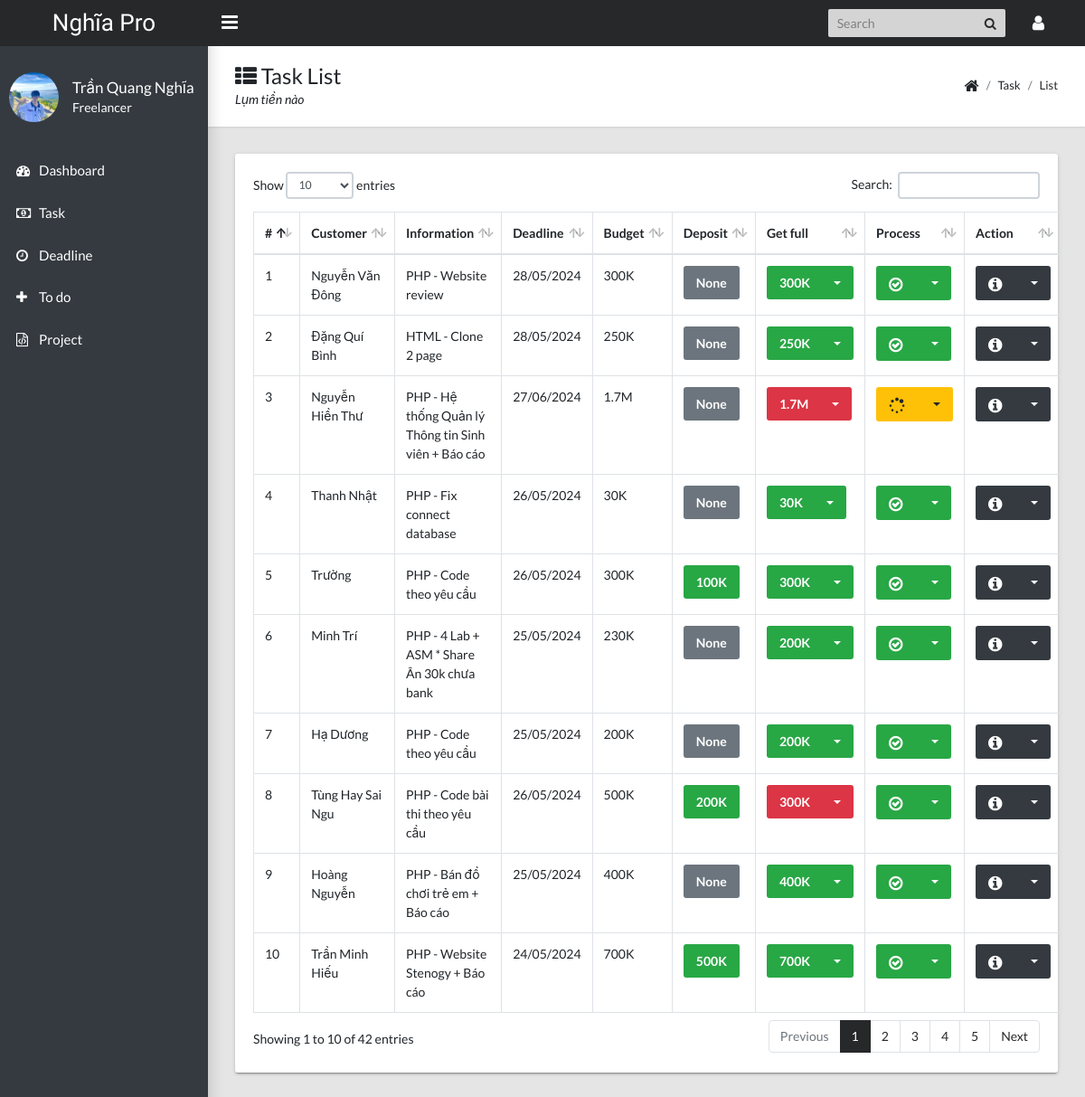
Screenshot of /views/show-task.php with the database file from the repository.
### tables this page shows
CREATE TABLE `task` (
  `id` int(11) NOT NULL,
  `customer` varchar(200) NOT NULL,
  `information` varchar(999) NOT NULL,
  `details` mediumtext NOT NULL,
  `deadline` varchar(60) NOT NULL,
  `budget` int(11) NOT NULL,
  `deposit` int(11) NOT NULL DEFAULT 0,
  `get` int(11) NOT NULL,
  `status` int(11) NOT NULL,
  `process` int(11) NOT NULL
);

### views/show-task.php (the view, shortened to what this page needs)
<!DOCTYPE html>
<html lang="en">
  <head>
    <link rel="stylesheet" type="text/css" href="css/main.css">
    <link rel="stylesheet" type="text/css" href="https://maxcdn.bootstrapcdn.com/font-awesome/4.7.0/css/font-awesome.min.css">
    <link rel="stylesheet" href="css/fix.css">
  </head>
  <body class="app sidebar-mini rtl">
    <?php include './includes/header.php' ?>
    <main class="app-content">
      <div class="app-title">
        <div>
          <h1><i class="fa fa-th-list"></i> Task List</h1>
          <p>Lụm tiền nào </p>
        </div>
        <ul class="app-breadcrumb breadcrumb side">
          <li class="breadcrumb-item"><i class="fa fa-home fa-lg"></i></li>
          <li class="breadcrumb-item">Task</li>
          <li class="breadcrumb-item active"><a href="#">List</a></li>
        </ul>
      </div>
      <div class="row">
        <div class="col-md-12">
          <div class="tile">
            <div class="tile-body">
              <table class="table table-hover table-bordered" id="sampleTable">
                <thead>
                  <tr>
                    <th>#</th>
                    <th>Customer</th>
                    <th>Information</th>
                    <th>Deadline</th>
                    <th>Budget</th>
                    <th>Deposit</th>
                    <th>Get full</th>
                    <th>Process</th>
                    <th>Action</th>
                  </tr>
                </thead>
                <tbody>
                  <?php
                  include './includes/model.php';
                  $stmt = $conn->prepare("SELECT * FROM task ORDER BY id DESC");
                  $stmt->execute();
                  $result = $stmt->get_result();
                  $stt = 1;
                  while ($row = $result->fetch_assoc()) :
                    ?>
                    <tr>
                        <td><?= $stt ?></td>
                        <td><?= $row['customer'] ?></td>
                        <td><?= $row['information'] ?></td>
                        <td><?= $row['deadline'] ?></td>
                        <td><?= format_number($row['budget']) ?></td>
                        <td>
                        <div class="btn-group" role="group" aria-label="Button group with nested dropdown">
                            <button class="btn btn-<?= ($row['deposit'] !== 0) ? "success" : "secondary" ?>" type="button"><?= ($row['deposit'] !== 0) ? format_number($row['deposit']) : "None" ?></button>
                        </div>
                        </td>
                        <td>
                        <div class="btn-group" role="group" aria-label="Button group with nested dropdown">
                            <button class="btn btn-<?= translateStatusClass($row['status']) ?>" type="button"><?= format_number($row['get']) ?></button>
                            <div class="btn-group" role="group">
                            <button class="btn btn-<?= translateStatusClass($row['status']) ?> dropdown-toggle" id="btnGroupDrop1" type="button" data-toggle="dropdown" aria-haspopup="true" aria-expanded="false"></button>
                            </div>
                        </div>
                        </td>
                        <td>
                        <div class="btn-group" role="group" aria-label="Button group with nested dropdown">
                            <button class="btn btn-<?= translateProcessClass($row['process']) ?>" type="button"><?= translateProcess($row['process']) ?></button>
                            <div class="btn-group" role="group">
                            <button class="btn btn-<?= translateProcessClass($row['process']) ?> dropdown-toggle" id="btnGroupDrop1" type="button" data-toggle="dropdown" aria-haspopup="true" aria-expanded="false"></button>
                            </div>
                        </div>
                        </td>
                        <td>
                        <div class="btn-group" role="group" aria-label="Button group with nested dropdown">
                            <button class="btn btn-dark" type="button" onclick="window.location.href = './show-task-details.php?id=<?= $row['id'] ?>'"><i style="font-size: 18px;" class="fa fa-info-circle" aria-hidden="true"></i></button>
                            <div class="btn-group" role="group">
                            <button class="btn btn-dark dropdown-toggle" id="btnGroupDrop1" type="button" data-toggle="dropdown" aria-haspopup="true" aria-expanded="false"></button>
                            </div>
                        </div>
                        </td>
                    </tr>
                    <?php
                    $stt ++;
                  endwhile;
                  ?>
                </tbody>
              </table>
            </div>
          </div>
        </div>
      </div>
    </main>
  </body>
</html>

### views/includes/header.php (shortened to what this page needs)
<header class="app-header"><a class="app-header__logo" href="index.html">Nghĩa Pro</a>
    <a class="app-sidebar__toggle" href="#" data-toggle="sidebar" aria-label="Hide Sidebar"></a>
    <ul class="app-nav">
        <li class="app-search">
            <input class="app-search__input" type="search" placeholder="Search">
            <button class="app-search__button"><i class="fa fa-search"></i></button>
        </li>
        <li class="dropdown"><a class="app-nav__item" href="#" data-toggle="dropdown" aria-label="Open Profile Menu"><i class="fa fa-user fa-lg"></i></a>
        </li>
    </ul>
</header>
<aside class="app-sidebar">
    <div class="app-sidebar__user"><img class="app-sidebar__user-avatar" width="55px" src="./images/<?= AVATAR ?>" alt="User Image">
        <div>
            <p class="app-sidebar__user-name"><?= USERNAME ?></p>
            <p class="app-sidebar__user-designation"><?= JOB ?></p>
        </div>
    </div>
    <ul class="app-menu">
        <li><a class="app-menu__item " href="./index.php"><i class="app-menu__icon fa fa-dashboard"></i><span class="app-menu__label">Dashboard</span></a></li>
        <li><a class="app-menu__item " href="./show-task.php"><i class="app-menu__icon fa fa fa-money"></i><span class="app-menu__label">Task</span></a></li>
        <li><a class="app-menu__item " href="./show-deadline.php"><i class="app-menu__icon fa fa-clock-o"></i><span class="app-menu__label">Deadline</span></a></li>
        <li><a class="app-menu__item " href="./show-todo.php"><i class="app-menu__icon fa fa-plus"></i><span class="app-menu__label">To do</span></a></li>
        <li><a class="app-menu__item " href="./show-project.php"><i class="app-menu__icon fa fa-file-code-o"></i><span class="app-menu__label">Project</span></a></li>
    </ul>
</aside>

### views/includes/model.php (shortened to what this page needs)
<?php
function format_number($number) {
    if ($number < 1000) {
        return $number;
    } elseif ($number < 1000000) {
        return round($number / 1000, 1) . 'K';
    } elseif ($number < 1000000000) {
        return round($number / 1000000, 1) . 'M';
    } else {
        return round($number / 1000000000, 1) . 'B';
    }
}
function translateProcess($process){
    if($process == 1){
        return "<i style='font-size: 18px;' class='icon fa fa-spinner fa-3x'></i>";
    }
    if($process == 2){
        return "<i style='font-size: 18px;' class='icon fa fa-check-circle-o fa-3x'></i>";
    }
}
function translateProcessClass($process){
    if($process == 1){
        return "warning";
    }
    if($process == 2){
        return "success";
    }
}
function translateStatusClass($status){
    if($status == 0){
        return "danger";
    }
    if($status == 1){
        return "success";
    }
    if($status == 2){
        return "dark";
    }
}

### rows the page displays
task: customer "Nguyễn Văn Đông", information "PHP - Website review", deadline "28/05/2024", budget "300K", deposit "None", get "300K", status 1 (drawn), process 2 (drawn)
task: customer "Đặng Quí Bình", information "HTML - Clone 2 page", deadline "28/05/2024", budget "250K", deposit "None", get "250K", status 1 (drawn), process 2 (drawn)
task: customer "Nguyễn Hiền Thư", information "PHP - Hệ thống Quản lý Thông tin Sinh viên + Báo cáo", deadline "27/06/2024", budget "1.7M", deposit "None", get "1.7M", status 0 (drawn), process 1 (drawn)
task: customer "Thanh Nhật", information "PHP - Fix connect database", deadline "26/05/2024", budget "30K", deposit "None", get "30K", status 1 (drawn), process 2 (drawn)
task: customer "Trường", information "PHP - Code theo yêu cầu", deadline "26/05/2024", budget "300K", deposit "100K", get "300K", status 1 (drawn), process 2 (drawn)
task: customer "Minh Trí", information "PHP - 4 Lab + ASM * Share Ân 30k chưa bank", deadline "25/05/2024", budget "230K", deposit "None", get "200K", status 1 (drawn), process 2 (drawn)
task: customer "Hạ Dương", information "PHP - Code theo yêu cầu", deadline "25/05/2024", budget "200K", deposit "None", get "200K", status 1 (drawn), process 2 (drawn)
task: customer "Tùng Hay Sai Ngu", information "PHP - Code bài thi theo yêu cầu", deadline "26/05/2024", budget "500K", deposit "200K", get "300K", status 0 (drawn), process 2 (drawn)
task: customer "Hoàng Nguyễn", information "PHP - Bán đồ chơi trẻ em + Báo cáo", deadline "25/05/2024", budget "400K", deposit "None", get "400K", status 1 (drawn), process 2 (drawn)
task: customer "Trần Minh Hiếu", information "PHP - Website Stenogy + Báo cáo", deadline "24/05/2024", budget "700K", deposit "500K", get "700K", status 1 (drawn), process 2 (drawn)

### other values shown
USERNAME "Trần Quang Nghĩa"
JOB "Freelancer"
